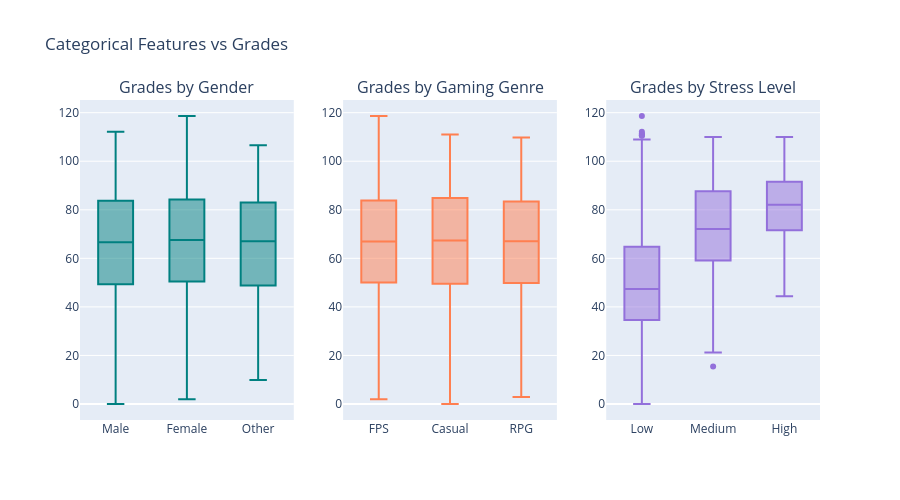

Write notebook code for a chart like this one.
### Markdown cell above
### Insight: Grade Distribution
The distribution of grades shows whether the student population is normally distributed or skewed. Any bimodality could suggest the existence of distinct student subgroups (e.g., gamers vs. non-gamers) with different performance profiles.

### Code cell
# 3. Categorical Features vs Grades
fig = make_subplots(rows=1, cols=3, 
                    subplot_titles=('Grades by Gender', 'Grades by Gaming Genre', 'Grades by Stress Level'))

# Gender
fig.add_trace(go.Box(x=df['gender'], y=df['grades'], name='Gender', marker_color='teal'), row=1, col=1)
# Gaming Genre
fig.add_trace(go.Box(x=df['gaming_genre'], y=df['grades'], name='Gaming Genre', marker_color='coral'), row=1, col=2)
# Stress Level
fig.add_trace(go.Box(x=df['stress_level'], y=df['grades'], name='Stress Level', marker_color='mediumpurple'), row=1, col=3)

fig.update_xaxes(categoryorder='array', categoryarray=['Low', 'Medium', 'High'], row=1, col=3)
fig.update_layout(title_text='Categorical Features vs Grades', showlegend=False, height=500)
fig.show()

### Figure 1 — Plotly figure (JSON) as saved in the notebook; plotly's stock layout.template omitted (floating-point values rounded to 4 significant figures; data arrays with more than 128 entries replaced by an {"elided": "..."} marker saying what was removed)
{"data": [{"marker": {"color": "teal"}, "name": "Gender", "type": "box", "x": {"elided": "8000 str values"}, "xaxis": "x", "y": {"elided": "8000 float values"}, "yaxis": "y"}, {"marker": {"color": "coral"}, "name": "Gaming Genre", "type": "box", "x": {"elided": "8000 str values"}, "xaxis": "x2", "y": {"elided": "8000 float values"}, "yaxis": "y2"}, {"marker": {"color": "mediumpurple"}, "name": "Stress Level", "type": "box", "x": {"elided": "8000 str values"}, "xaxis": "x3", "y": {"elided": "8000 float values"}, "yaxis": "y3"}], "layout": {"annotations": [{"font": {"size": 16}, "showarrow": false, "text": "Grades by Gender", "x": 0.1444, "xanchor": "center", "xref": "paper", "y": 1, "yanchor": "bottom", "yref": "paper"}, {"font": {"size": 16}, "showarrow": false, "text": "Grades by Gaming Genre", "x": 0.5, "xanchor": "center", "xref": "paper", "y": 1, "yanchor": "bottom", "yref": "paper"}, {"font": {"size": 16}, "showarrow": false, "text": "Grades by Stress Level", "x": 0.8556, "xanchor": "center", "xref": "paper", "y": 1, "yanchor": "bottom", "yref": "paper"}], "height": 500, "showlegend": false, "title": {"text": "Categorical Features vs Grades"}, "xaxis": {"anchor": "y", "domain": [0, 0.2889]}, "xaxis2": {"anchor": "y2", "domain": [0.3556, 0.6444]}, "xaxis3": {"anchor": "y3", "categoryarray": ["Low", "Medium", "High"], "categoryorder": "array", "domain": [0.7111, 1]}, "yaxis": {"anchor": "x", "domain": [0, 1]}, "yaxis2": {"anchor": "x2", "domain": [0, 1]}, "yaxis3": {"anchor": "x3", "domain": [0, 1]}}}
